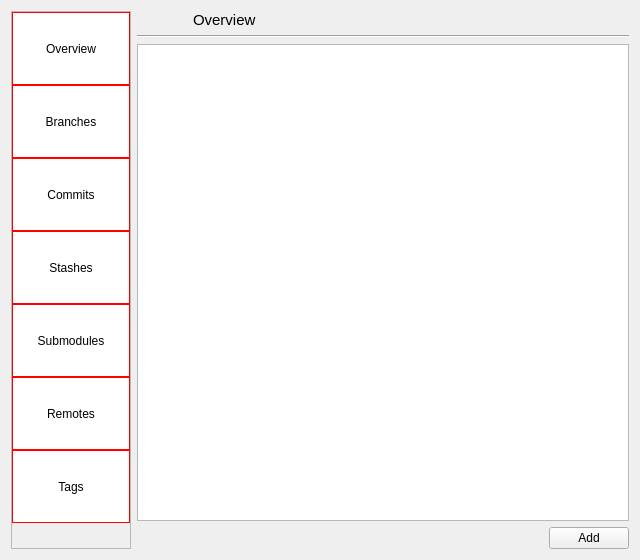
<?xml version="1.0" encoding="UTF-8"?>
<ui version="4.0">
 <class>MainWidget</class>
 <widget class="QWidget" name="MainWidget">
  <property name="geometry">
   <rect>
    <x>0</x>
    <y>0</y>
    <width>640</width>
    <height>560</height>
   </rect>
  </property>
  <property name="windowTitle">
   <string>Form</string>
  </property>
  <layout class="QHBoxLayout" name="horizontalLayout_6">
   <item>
    <widget class="QScrollArea" name="scrollAreaPages">
     <property name="maximumSize">
      <size>
       <width>120</width>
       <height>16777215</height>
      </size>
     </property>
     <property name="styleSheet">
      <string notr="true">QScrollArea2 {
	
	background-color: rgb(255, 255, 255);
}
QToolButto2 {
	height: 32px;
	padding-top: 9px;
	padding-bottom: 9px;

	
	background-color: rgb(255, 255, 255);
	border: none;
}</string>
     </property>
     <property name="horizontalScrollBarPolicy">
      <enum>Qt::ScrollBarAlwaysOff</enum>
     </property>
     <property name="widgetResizable">
      <bool>true</bool>
     </property>
     <widget class="QWidget" name="scrollAreaWidgetContents">
      <property name="geometry">
       <rect>
        <x>0</x>
        <y>0</y>
        <width>118</width>
        <height>540</height>
       </rect>
      </property>
      <property name="styleSheet">
       <string notr="true">QToolButton {
            background-color: white;
            border: 1px solid red;
            padding-top: 10px;
            padding-bottom: 10px;
			height: 48px;
        }</string>
      </property>
      <layout class="QVBoxLayout" name="verticalLayout_9">
       <property name="spacing">
        <number>0</number>
       </property>
       <property name="leftMargin">
        <number>0</number>
       </property>
       <property name="topMargin">
        <number>0</number>
       </property>
       <property name="rightMargin">
        <number>0</number>
       </property>
       <property name="bottomMargin">
        <number>0</number>
       </property>
       <item>
        <widget class="QToolButton" name="toolButtonOverview">
         <property name="sizePolicy">
          <sizepolicy hsizetype="Minimum" vsizetype="Fixed">
           <horstretch>0</horstretch>
           <verstretch>0</verstretch>
          </sizepolicy>
         </property>
         <property name="text">
          <string>Overview</string>
         </property>
         <property name="icon">
          <iconset theme="git-overview">
           <normaloff>.</normaloff>.</iconset>
         </property>
         <property name="iconSize">
          <size>
           <width>24</width>
           <height>24</height>
          </size>
         </property>
         <property name="checkable">
          <bool>true</bool>
         </property>
         <property name="toolButtonStyle">
          <enum>Qt::ToolButtonTextUnderIcon</enum>
         </property>
        </widget>
       </item>
       <item>
        <widget class="QToolButton" name="toolButtonBranches">
         <property name="sizePolicy">
          <sizepolicy hsizetype="Minimum" vsizetype="Fixed">
           <horstretch>0</horstretch>
           <verstretch>0</verstretch>
          </sizepolicy>
         </property>
         <property name="text">
          <string>Branches</string>
         </property>
         <property name="icon">
          <iconset theme="git-branch">
           <normaloff>.</normaloff>.</iconset>
         </property>
         <property name="iconSize">
          <size>
           <width>24</width>
           <height>24</height>
          </size>
         </property>
         <property name="checkable">
          <bool>true</bool>
         </property>
         <property name="toolButtonStyle">
          <enum>Qt::ToolButtonTextUnderIcon</enum>
         </property>
        </widget>
       </item>
       <item>
        <widget class="QToolButton" name="toolButtonCommits">
         <property name="sizePolicy">
          <sizepolicy hsizetype="Minimum" vsizetype="Fixed">
           <horstretch>0</horstretch>
           <verstretch>0</verstretch>
          </sizepolicy>
         </property>
         <property name="text">
          <string>Commits</string>
         </property>
         <property name="icon">
          <iconset theme="git-commit">
           <normaloff>.</normaloff>.</iconset>
         </property>
         <property name="iconSize">
          <size>
           <width>24</width>
           <height>24</height>
          </size>
         </property>
         <property name="checkable">
          <bool>true</bool>
         </property>
         <property name="toolButtonStyle">
          <enum>Qt::ToolButtonTextUnderIcon</enum>
         </property>
        </widget>
       </item>
       <item>
        <widget class="QToolButton" name="toolButtonStashes">
         <property name="sizePolicy">
          <sizepolicy hsizetype="Minimum" vsizetype="Fixed">
           <horstretch>0</horstretch>
           <verstretch>0</verstretch>
          </sizepolicy>
         </property>
         <property name="text">
          <string>Stashes</string>
         </property>
         <property name="icon">
          <iconset theme="git-stash">
           <normaloff>.</normaloff>.</iconset>
         </property>
         <property name="iconSize">
          <size>
           <width>24</width>
           <height>24</height>
          </size>
         </property>
         <property name="checkable">
          <bool>true</bool>
         </property>
         <property name="toolButtonStyle">
          <enum>Qt::ToolButtonTextUnderIcon</enum>
         </property>
        </widget>
       </item>
       <item>
        <widget class="QToolButton" name="toolButtonSubmodules">
         <property name="sizePolicy">
          <sizepolicy hsizetype="Minimum" vsizetype="Fixed">
           <horstretch>0</horstretch>
           <verstretch>0</verstretch>
          </sizepolicy>
         </property>
         <property name="text">
          <string>Submodules</string>
         </property>
         <property name="icon">
          <iconset theme="git-submodules">
           <normaloff>.</normaloff>.</iconset>
         </property>
         <property name="iconSize">
          <size>
           <width>24</width>
           <height>24</height>
          </size>
         </property>
         <property name="checkable">
          <bool>true</bool>
         </property>
         <property name="toolButtonStyle">
          <enum>Qt::ToolButtonTextUnderIcon</enum>
         </property>
        </widget>
       </item>
       <item>
        <widget class="QToolButton" name="toolButtonRemotes">
         <property name="sizePolicy">
          <sizepolicy hsizetype="Minimum" vsizetype="Fixed">
           <horstretch>0</horstretch>
           <verstretch>0</verstretch>
          </sizepolicy>
         </property>
         <property name="text">
          <string>Remotes</string>
         </property>
         <property name="icon">
          <iconset theme="git-remote">
           <normaloff>.</normaloff>.</iconset>
         </property>
         <property name="iconSize">
          <size>
           <width>24</width>
           <height>24</height>
          </size>
         </property>
         <property name="checkable">
          <bool>true</bool>
         </property>
         <property name="toolButtonStyle">
          <enum>Qt::ToolButtonTextUnderIcon</enum>
         </property>
        </widget>
       </item>
       <item>
        <widget class="QToolButton" name="toolButtonTags">
         <property name="sizePolicy">
          <sizepolicy hsizetype="Minimum" vsizetype="Fixed">
           <horstretch>0</horstretch>
           <verstretch>0</verstretch>
          </sizepolicy>
         </property>
         <property name="text">
          <string>Tags</string>
         </property>
         <property name="icon">
          <iconset theme="git-tag">
           <normaloff>.</normaloff>.</iconset>
         </property>
         <property name="iconSize">
          <size>
           <width>24</width>
           <height>24</height>
          </size>
         </property>
         <property name="checkable">
          <bool>true</bool>
         </property>
         <property name="toolButtonStyle">
          <enum>Qt::ToolButtonTextUnderIcon</enum>
         </property>
        </widget>
       </item>
       <item>
        <spacer name="verticalSpacer_3">
         <property name="orientation">
          <enum>Qt::Vertical</enum>
         </property>
         <property name="sizeHint" stdset="0">
          <size>
           <width>20</width>
           <height>246</height>
          </size>
         </property>
        </spacer>
       </item>
      </layout>
     </widget>
    </widget>
   </item>
   <item>
    <layout class="QVBoxLayout" name="verticalLayout_7">
     <item>
      <layout class="QHBoxLayout" name="horizontalLayout_2">
       <property name="topMargin">
        <number>0</number>
       </property>
       <item>
        <widget class="QLabel" name="labelPageIcon">
         <property name="sizePolicy">
          <sizepolicy hsizetype="Fixed" vsizetype="Preferred">
           <horstretch>50</horstretch>
           <verstretch>0</verstretch>
          </sizepolicy>
         </property>
         <property name="minimumSize">
          <size>
           <width>50</width>
           <height>0</height>
          </size>
         </property>
         <property name="text">
          <string/>
         </property>
        </widget>
       </item>
       <item>
        <widget class="QLabel" name="labelTitle">
         <property name="font">
          <font>
           <pointsize>11</pointsize>
          </font>
         </property>
         <property name="styleSheet">
          <string notr="true">border-left: 1px solid gray;</string>
         </property>
         <property name="text">
          <string>Overview</string>
         </property>
        </widget>
       </item>
      </layout>
     </item>
     <item>
      <widget class="Line" name="line">
       <property name="orientation">
        <enum>Qt::Horizontal</enum>
       </property>
      </widget>
     </item>
     <item>
      <widget class="QStackedWidget" name="stackedWidget">
       <property name="currentIndex">
        <number>5</number>
       </property>
       <widget class="QWidget" name="pageOverView">
        <layout class="QVBoxLayout" name="verticalLayout_3">
         <property name="leftMargin">
          <number>0</number>
         </property>
         <property name="topMargin">
          <number>0</number>
         </property>
         <property name="rightMargin">
          <number>0</number>
         </property>
         <property name="bottomMargin">
          <number>0</number>
         </property>
         <item>
          <widget class="HistoryViewWidget" name="widget" native="true"/>
         </item>
        </layout>
       </widget>
       <widget class="QWidget" name="pageBranchesStatuses">
        <layout class="QVBoxLayout" name="verticalLayout_2">
         <property name="leftMargin">
          <number>0</number>
         </property>
         <property name="topMargin">
          <number>0</number>
         </property>
         <property name="rightMargin">
          <number>0</number>
         </property>
         <property name="bottomMargin">
          <number>0</number>
         </property>
         <item>
          <widget class="BranchesStatusWidget" name="widgetBranches" native="true"/>
         </item>
        </layout>
       </widget>
       <widget class="QWidget" name="pageCommits">
        <layout class="QVBoxLayout" name="verticalLayout">
         <item>
          <widget class="QSplitter" name="splitter">
           <property name="orientation">
            <enum>Qt::Horizontal</enum>
           </property>
           <widget class="QTreeView" name="treeViewRepo">
            <property name="contextMenuPolicy">
             <enum>Qt::CustomContextMenu</enum>
            </property>
            <attribute name="headerVisible">
             <bool>false</bool>
            </attribute>
           </widget>
           <widget class="HistoryViewWidget" name="widgetCommitsView" native="true"/>
          </widget>
         </item>
        </layout>
       </widget>
       <widget class="QWidget" name="pageStash">
        <layout class="QVBoxLayout" name="verticalLayout_4">
         <item>
          <widget class="StashesWidget" name="widget_2" native="true"/>
         </item>
        </layout>
       </widget>
       <widget class="QWidget" name="pageRemote">
        <layout class="QVBoxLayout" name="verticalLayout_8">
         <property name="leftMargin">
          <number>0</number>
         </property>
         <property name="topMargin">
          <number>0</number>
         </property>
         <property name="rightMargin">
          <number>0</number>
         </property>
         <property name="bottomMargin">
          <number>0</number>
         </property>
         <item>
          <widget class="RemotesWidget" name="widgetBranchDetails" native="true"/>
         </item>
        </layout>
       </widget>
       <widget class="QWidget" name="pageTags">
        <layout class="QVBoxLayout" name="verticalLayout_6">
         <property name="leftMargin">
          <number>0</number>
         </property>
         <property name="topMargin">
          <number>0</number>
         </property>
         <property name="rightMargin">
          <number>0</number>
         </property>
         <property name="bottomMargin">
          <number>0</number>
         </property>
         <item>
          <widget class="QListWidget" name="listWidgetTags"/>
         </item>
         <item>
          <layout class="QHBoxLayout" name="horizontalLayout_4">
           <item>
            <spacer name="horizontalSpacer_3">
             <property name="orientation">
              <enum>Qt::Horizontal</enum>
             </property>
             <property name="sizeHint" stdset="0">
              <size>
               <width>40</width>
               <height>20</height>
              </size>
             </property>
            </spacer>
           </item>
           <item>
            <widget class="QPushButton" name="pushButtonAddTag">
             <property name="text">
              <string>Add</string>
             </property>
            </widget>
           </item>
          </layout>
         </item>
        </layout>
       </widget>
       <widget class="QWidget" name="pageSubmodules">
        <layout class="QVBoxLayout" name="verticalLayout_5">
         <property name="leftMargin">
          <number>0</number>
         </property>
         <property name="topMargin">
          <number>0</number>
         </property>
         <property name="rightMargin">
          <number>0</number>
         </property>
         <property name="bottomMargin">
          <number>0</number>
         </property>
         <item>
          <widget class="SubmodulesWidget" name="widget_3" native="true"/>
         </item>
        </layout>
       </widget>
      </widget>
     </item>
    </layout>
   </item>
  </layout>
 </widget>
 <customwidgets>
  <customwidget>
   <class>HistoryViewWidget</class>
   <extends>QWidget</extends>
   <header>widgets/historyviewwidget.h</header>
   <container>1</container>
  </customwidget>
  <customwidget>
   <class>BranchesStatusWidget</class>
   <extends>QWidget</extends>
   <header>widgets/branchesstatuswidget.h</header>
   <container>1</container>
  </customwidget>
  <customwidget>
   <class>RemotesWidget</class>
   <extends>QWidget</extends>
   <header>widgets/remoteswidget.h</header>
   <container>1</container>
  </customwidget>
  <customwidget>
   <class>StashesWidget</class>
   <extends>QWidget</extends>
   <header>widgets/stasheswidget.h</header>
   <container>1</container>
  </customwidget>
  <customwidget>
   <class>SubmodulesWidget</class>
   <extends>QWidget</extends>
   <header>widgets/submoduleswidget.h</header>
   <container>1</container>
  </customwidget>
 </customwidgets>
 <resources/>
 <connections/>
 <slots>
  <slot>pageButtons_clicked()</slot>
 </slots>
</ui>
